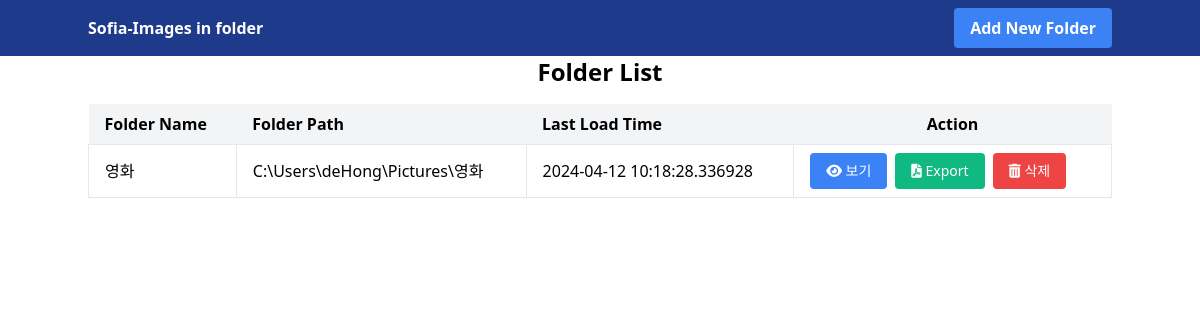
Before: / with the older database file.
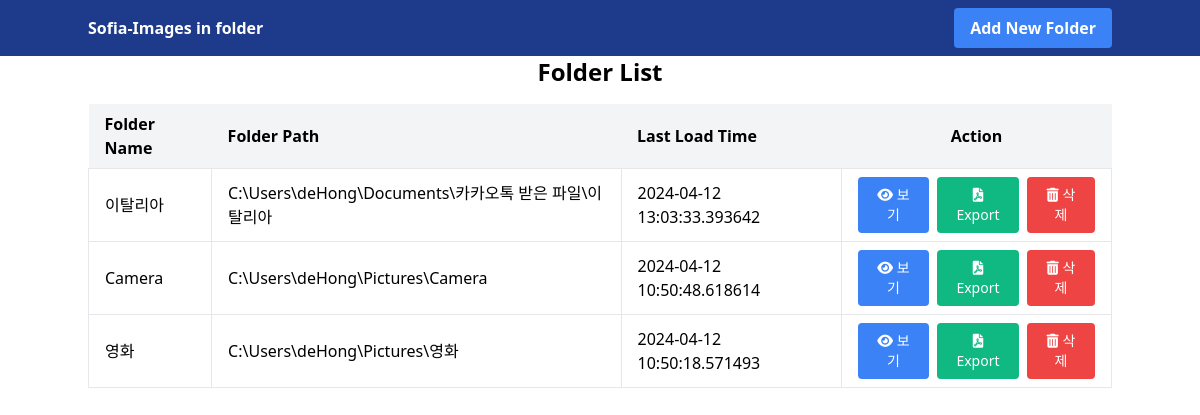
After: the same page with the newer database file.
### models/image_folder_model.py (models this page shows)
class ImageFolderBase(SQLModel):
    folder_name: str
    folder_path: str
    last_load_time: Optional[datetime] = None
    note:  Optional[str] = None

class ImageFolder(ImageFolderBase, table=True):
    __tablename__ = 'image_folders'
    id: Optional[int] = Field(default=None, primary_key=True)
    last_load_time: datetime = Field(sa_column_kwargs={"default": datetime.now, "nullable": False})

### api/v1/home_routes.py (the view)
@router.get("/", response_class=HTMLResponse)
async def read_root(request: Request, db=Depends(get_db), folder_service = Depends(get_folder_service)):
    logger.debug("-----------> 메인페이지 호출")
    folder_list = await folder_service.get_all(db)
    folder_json_list = [folder.model_dump() for folder in folder_list]
    context = {"request": request, "message": "Welcome to Sofia-주식매매시스템", "list": folder_json_list}
    return render_template("index.html", context)

### templates/index.html (shortened to what this page needs)
<h1 class="text-2xl font-semibold text-center">Folder List</h1>
<div class="container mx-auto mt-4">
    <div class="overflow-x-auto">
      <table class="min-w-full table-auto">
        <thead class="bg-gray-100">
          <tr>
            <th class="px-4 py-2 text-left">Folder Name</th>
            <th class="px-4 py-2 text-left">Folder Path</th>
            <th class="px-4 py-2 text-left">Last Load Time</th>
            <th class="px-4 py-2 text-center">Action</th>
          </tr>
        </thead>
        <tbody>
          <tr class="hover:bg-gray-50">
            <td class="border px-4 py-2">(( folder.folder_name ))</td>
            <td class="border px-4 py-2">(( folder.folder_path ))</td>
            <td class="border px-4 py-2">(( folder.last_load_time ))</td>
            <td class="border px-4 py-2">
                <div class="flex space-x-2">
                    <button  data-folder-id="((folder.id))" class="btnView px-4 py-2 text-sm bg-blue-500 text-white rounded hover:bg-blue-600 focus:outline-none focus:ring-2 focus:ring-blue-500 focus:ring-opacity-50">
                      <i class="fas fa-eye"></i> 보기
                    </button>
                    <button  data-folder-id="((folder.id))" class="btnExport px-4 py-2 text-sm bg-green-500 text-white rounded hover:bg-green-600 focus:outline-none focus:ring-2 focus:ring-green-500 focus:ring-opacity-50">
                      <i class="fas fa-file-pdf"></i> Export
                    </button>
                    <button  data-folder-id="((folder.id))" class="btnDelete px-4 py-2 text-sm bg-red-500 text-white rounded hover:bg-red-600 focus:outline-none focus:ring-2 focus:ring-red-500 focus:ring-opacity-50">
                      <i class="fas fa-trash-alt"></i> 삭제
                    </button>
                  </div>
            </td>
          </tr>
        </tbody>
      </table>
    </div>
  </div>

### templates/base.html (shortened to what this page needs)
<!DOCTYPE html>
<html lang="en">
<head>
    <link href="https://cdn.jsdelivr.net/npm/tailwindcss@2.1.2/dist/tailwind.min.css" rel="stylesheet">
    <link href="https://cdnjs.cloudflare.com/ajax/libs/font-awesome/6.0.0-beta3/css/all.min.css" rel="stylesheet">
</head>
<body>
    <main>
    </main>
</body>
</html>

### templates/common/nav.html
<nav class="bg-blue-900 p-2">
    <div class="container mx-auto flex justify-between items-center">
        <div class="text-white font-semibold">
            <a href="/" class="text-white font-semibold">
                Sofia-Images in folder
            </a>
        </div>
        <a href="/folder/form/add" class="bg-blue-500 hover:bg-blue-700 text-white font-bold py-2 px-4 rounded">
            Add New Folder
        </a>
    </div>
</nav>

Changed rows visible on the page:
added ImageFolder: folder_name "이탈리아", folder_path "C:\\Users\\deHong\\Documents\\카카오톡 받은 파일\\이탈리아", last_load_time "2024-04-12 13:03:33.393642"
added ImageFolder: folder_name "Camera", folder_path "C:\\Users\\deHong\\Pictures\\Camera", last_load_time "2024-04-12 10:50:48.618614"
changed ImageFolder "영화": last_load_time "2024-04-12 10:18:28.336928" → "2024-04-12 10:50:18.571493"
